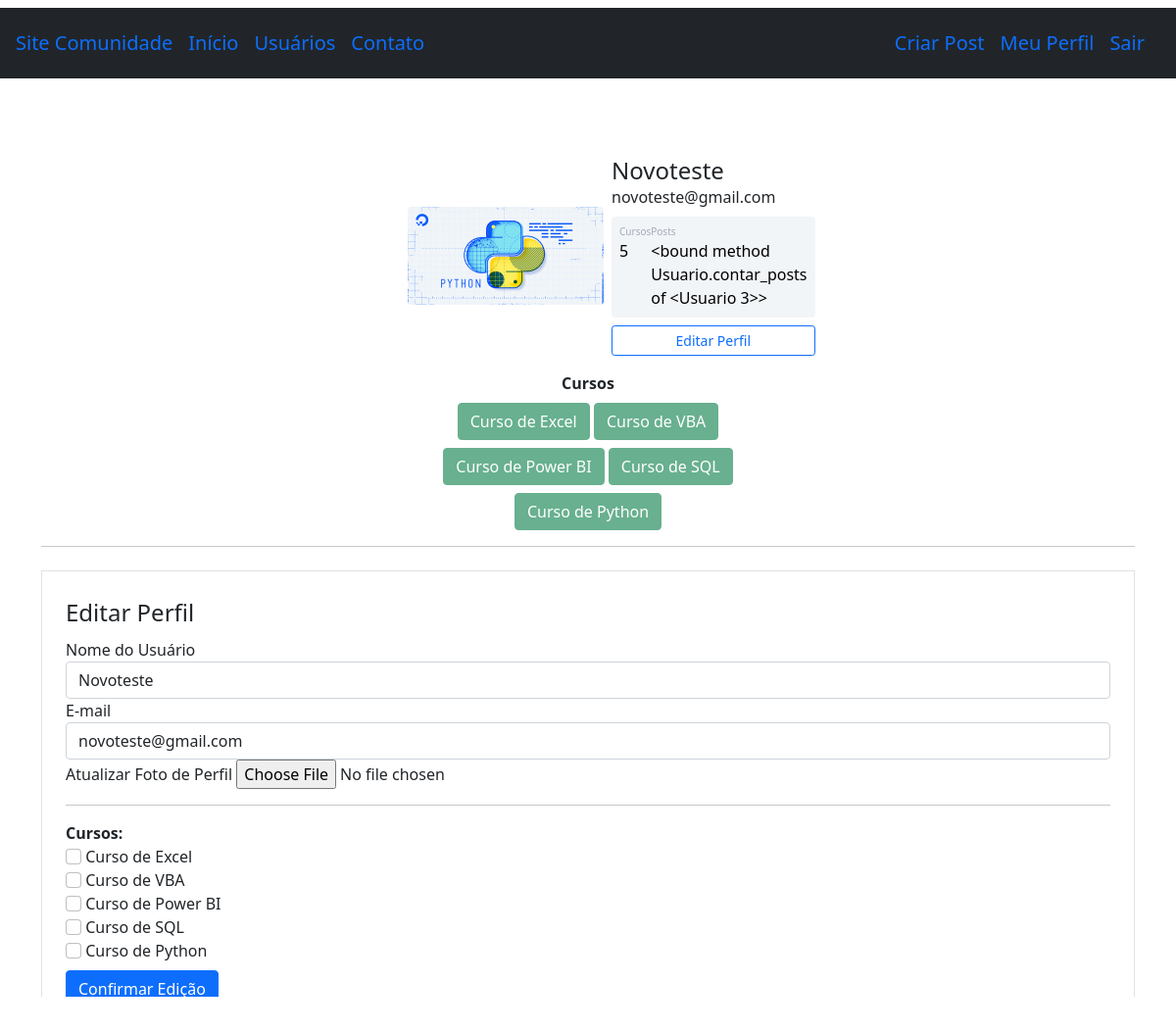
/perfil/editar (signed in), run on the app's committed database.
### comunidade_teste/models.py (models this page shows, shortened)
class Usuario(database.Model, UserMixin):
    id = database.Column(database.Integer, primary_key=True)
    username = database.Column(database.String, nullable=False)
    email = database.Column(database.String, nullable=False, unique=True)
    senha = database.Column(database.String, nullable=False)
    foto_perfil = database.Column(database.String, default='default.jpg')
    posts = database.relationship('Post', backref='autor', lazy=True, passive_deletes=True)
    cursos = database.Column(database.String, nullable=False, default='Não Informado')

### comunidade_teste/routes.py (the view)
@app.route('/perfil/editar', methods=['GET', 'POST'])
@login_required
def editar_perfil():
    form = FormEditarPerfil()
    if form.validate_on_submit():
        current_user.email = form.email.data
        current_user.username = form.username.data
        if form.foto_perfil.data:
            nome_imagem = salvar_imagem(form.foto_perfil.data)
            current_user.foto_perfil = nome_imagem
        current_user.cursos = atualizar_cursos(form)
        database.session.commit()
        flash('Perfil atualizado com Sucesso', 'alert-success')
        return redirect(url_for('perfil'))
    elif request.method == "GET":
        form.email.data = current_user.email
        form.username.data = current_user.username
    foto_perfil = url_for('static', filename='fotos_perfil/{}'.format(current_user.foto_perfil))
    return render_template('editarperfil.html', foto_perfil=foto_perfil, form=form)

### comunidade_teste/forms.py (shortened to what this page needs)
class FormEditarPerfil(FlaskForm):
    username = StringField('Nome do Usuário', validators=[DataRequired()])
    email = StringField('E-mail', validators=[DataRequired(), Email()])
    foto_perfil = FileField('Atualizar Foto de Perfil', validators=[FileAllowed(['jpg','png'])])
    curso_excel = BooleanField('Curso de Excel')
    curso_vba = BooleanField('Curso de VBA')
    curso_powerbi = BooleanField('Curso de Power BI')
    curso_sql = BooleanField('Curso de SQL')
    curso_python = BooleanField('Curso de Python')
    botao_submit_editarperfil = SubmitField('Confirmar Edição')

### comunidade_teste/models.py (called while the page is built)
@login_manager.user_loader
def load_usuario(id_usuario):
    return Usuario.query.get(int(id_usuario))

### comunidade_teste/templates/editarperfil.html (shortened to what this page needs)
{% extends 'Perfil.html' %}
{% block form_editar_perfil %}
<div class="container">
    <hr>
    <div class="row">
        <div class="col">
            <form method="POST" action="" class="border p-4 mt-2" enctype="multipart/form-data">
            <legend>Editar Perfil</legend>
            <fieldset>
                <div class="form-group">
                    {{form.username.label(class='form-control-label')}}
                    {% if form.username.errors %}
                        {{form.username(class='form-control is-invalid')}}
                        <div class="invalid-feedback">
                            {% for erro in form.username.errors %}
                                {{ erro }}
                            {% endfor %}
                        </div>
                    {% else %}
                      {{form.username(class='form-control')}}
                    {% endif %}
                </div>
                <div class="form-group">
                    {{form.email.label(class='form-control-label')}}
                    {% if form.email.errors %}
                        {{form.email(class='form-control is-invalid')}}
                    <div class="invalid-feedback">
                        {% for erro in form.email.errors %}
                            {{ erro }}
                        {% endfor %}
                    </div>
                    {% else %}
                      {{form.email(class='form-control')}}
                    {% endif %}
                </div>
                    <div class="form-group">
                        {{ form.foto_perfil.label }}
                        {{ form.foto_perfil(class='form-control-file') }}
                    </div>
                <hr>
                <strong> Cursos: </strong>
                    {% for campo in form %}
                        {% if 'curso_' in campo.name %}
                            <div class="form-group">
                                {{campo(class='form-check-input')}}
                                {{campo.label(class='form-check-label')}}
                            </div>
                        {% endif %}
                    {% endfor %}
            </fieldset>
            {{form.botao_submit_editarperfil(class='btn btn-primary mt-2')}}
            </form>
        </div>
</div>
{% endblock %}

### comunidade_teste/templates/perfil.html
{% extends 'base.html' %}
{% block body %}
    <div class="container mt-5 d-flex justify-content-center">
        <div class="card p-3">
            <div class="d-flex align-items-center">
                <div class="image pe-2"> <img src="{{ foto_perfil }}" class="rounded" width="200"> </div>
                <div class="ml-3 w-100">
                    <h4 class="mb-0 mt-0">{{ current_user.username }}</h4> <span>{{ current_user.email }}</span>
                    <div class="p-2 mt-2 bg-primary d-flex justify-content-between rounded text-white stats">
                        {% if 'Não Informado' in current_user.cursos %}
                            <div class="d-flex flex-column"> <span class="articles">Cursos</span> <span class="number1">0</span> </div>
                        {% else %}
                            <div class="d-flex flex-column"> <span class="articles">Cursos</span> <span class="number1">{{ current_user.cursos.count(';') + 1 }}</span> </div>
                        {% endif %}
                        <div class="d-flex flex-column"> <span class="rating">Posts</span> <span class="number3"> {{ current_user.contar_posts }} </span> </div>
                    </div>
                    <div class="button mt-2 d-flex flex-row align-items-center">
                        <a class="w-100" href="{{ url_for('editar_perfil') }}">
                            <button class="btn btn-sm btn-outline-primary w-100">Editar Perfil</button>
                        </a>
                    </div>
                </div>
            </div>
        </div>
    </div>
    <div class="row justify-content-center">
        <div class="col col-4" style="text-align: center">
            <strong>Cursos</strong><br>
            {% for curso in current_user.cursos.split(';') %}
                <button type="button" class="btn btn-success mt-2" disabled>{{ curso }}</button>
            {% endfor %}
        </div>
    </div>
{% block form_editar_perfil %}
{% endblock %}
{% endblock %}

### comunidade_teste/static/main.css (style rules this page uses)
.card { width: 400px; border: none; border-radius: 10px; background-color: #fff; }
.stats { background: #f2f5f8 !important; color: #000 !important; }
.articles { font-size:10px; color: #a1aab9; }
.number1 { font-weight:500; }
.rating { font-size:10px; color: #a1aab9; }
.number3 { font-weight:500; }

### data on the page
Usuario: username "Novoteste", email "novoteste@gmail.com", cursos "5"

### other printed values
{{ current_user.contar_posts }} "<bound method Usuario.contar_posts of <Usuario 3>>"
{{ curso }} "Curso de Excel" "Curso de VBA" "Curso de Power BI" "Curso de SQL" "Curso de Python"
{{ campo.label(class='form-check-label') }} "Curso de Excel" "Curso de VBA" "Curso de Power BI" "Curso de SQL" "Curso de Python"
